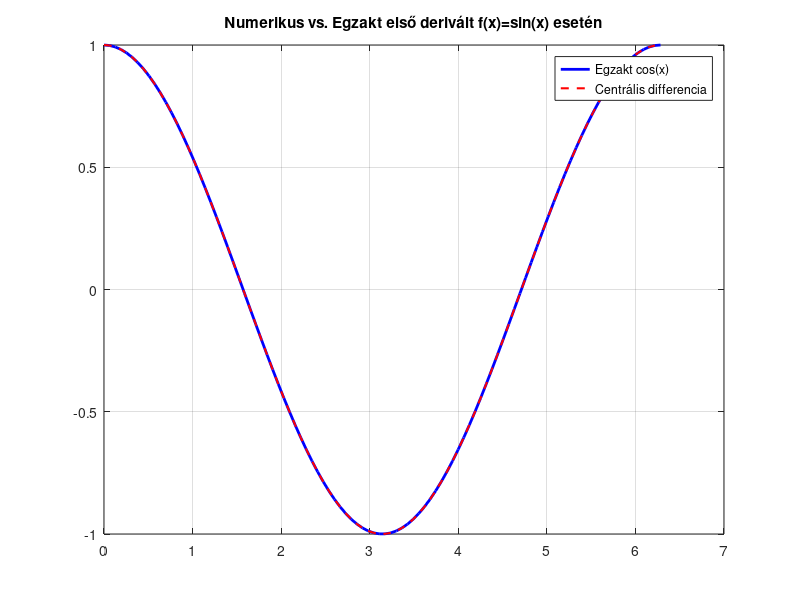

MATLAB code to generate this figure:
function differentiation()
    % --- Demo paraméterek ---
    f = @sin;
    x_point = 1;
    h_step = 0.01;

    % Számítás a pontban
    fprintf("--- Számítás egy adott pontban (x = %.2f) ---\n", x_point);
    fprintf("f'(1)  ~ %.6f  (Exact cos(1)  =  %.6f)\n", deriv1_robust(f, x_point, h_step),  cos(x_point));
    fprintf("f''(1) ~ %.6f  (Exact -sin(1) = %.6f)\n", deriv2_robust(f, x_point, h_step), -sin(x_point));

    % --- Bónusz: Vektoros működés demonstrációja (Ábrázolás) ---
    x_vec = linspace(0, 2*pi, 100);
    dy_numeric = deriv1_robust(f, x_vec, h_step);
    dy_exact = cos(x_vec);
    
    figure;
    plot(x_vec, dy_exact, 'b-', 'LineWidth', 2); hold on;
    plot(x_vec, dy_numeric, 'r--', 'LineWidth', 1.5);
    title("Numerikus vs. Egzakt első derivált f(x)=sin(x) esetén");
    legend('Egzakt cos(x)', 'Centrális differencia');
    grid on;
end

function d = deriv1_robust(f, x, h)
% DERIV1_ROBUST Első derivált centrális sémával, vektorizált bemenetre is.
    if nargin < 3, h = 1e-8; end % Az első deriválthoz optimálisabb alapértelmezett h
    d = (f(x + h) - f(x - h)) / (2 * h);
end

function d = deriv2_robust(f, x, h)
% DERIV2_ROBUST Második derivált centrális sémával, vektorizált bemenetre is.
    if nargin < 3, h = 1e-4; end % A második deriválthoz optimálisabb alapértelmezett h
    d = (f(x + h) - 2 * f(x) + f(x - h)) / h^2;
end
